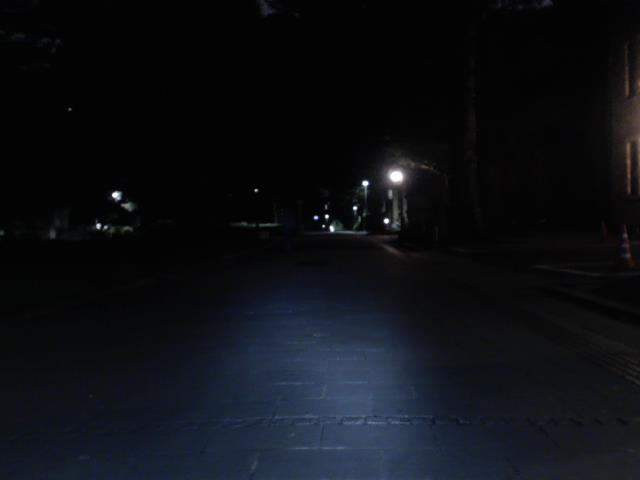
#> input picture paper-steps/data/RGB/RGB001.png, 640 x 480 px
$ jupyter execute FFB-TIR-tracking-1.ipynb   (older library calls are emulated)
#> lines starting #> are read from the running program, lines starting #| are printed output that depends on the picture; after the words box and inside, x2 and y2 are one past the last pixel; in counts of white or black regions, pixels touching at a corner belong together
# 基于细粒度特征的热红外目标追踪 Part 1

## 研究热红外图像与 RGB 图像的区别，分析热红外图像的特有视觉特性

热红外图像与 RGB 图像最明显的差别在于热红外图像不包含颜色信息且不受照明源的影响。例如，热红外图像能够清晰的显示出在照明源暗处的目标，而 RGB 图像可能会因为照明原因出现追踪目标“消失”的错觉。热红外图像与 RGB 的图像之间包含了众多异同点，这一部分的目标主要在于发掘异同点，并且从粗粒度、细粒度两方面详细分析热红外图像特有的视觉特性。

该部分所选用数据集来自日本东京大学多光谱图像识别项目下多光谱目标检测数据集中的RGB图像集与中波红外图像集，二者为同一条件下在同一场景使用不同波段的光进行拍摄，因此非常适合用于研究热红外图像与 RGB 图像的异同点

*Reference:*

Takumi K, Watanabe K, Ha Q, et al. Multispectral object detection for autonomous vehicles[C]//Proceedings of the on Thematic Workshops of ACM Multimedia 2017. 2017: 35-43.

[cell 1]
import numpy as np
import matplotlib.pyplot as plt

从**粗粒度**方面来看，

[cell 2]
# 分别加载rgb图像与tir图像
im_dark_r = plt.imread('./data/RGB/RGB001.png')
#> im_dark_r is the input picture: shape (480, 640, 3) float32; mean R, G, B 0.0528, 0.0615, 0.0803
im_bright_r = plt.imread('./data/RGB/RGB002.png')
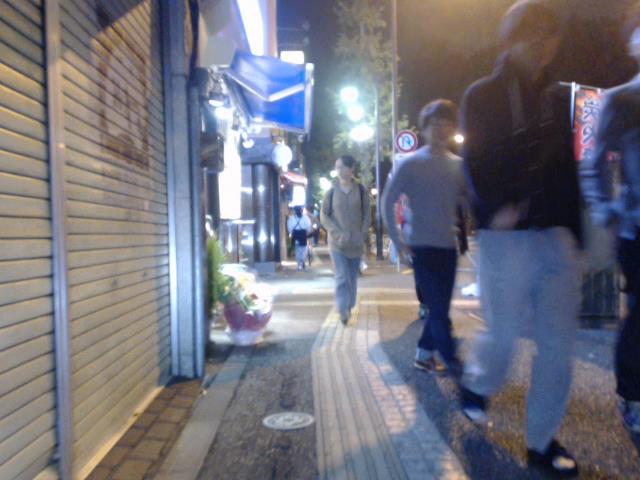
#> input picture paper-steps/data/RGB/RGB002.png, 640 x 480 px
#> im_bright_r is the input picture: shape (480, 640, 3) float32; mean R, G, B 0.449, 0.449, 0.487
im_day_r = plt.imread('./data/RGB/RGB003.png')
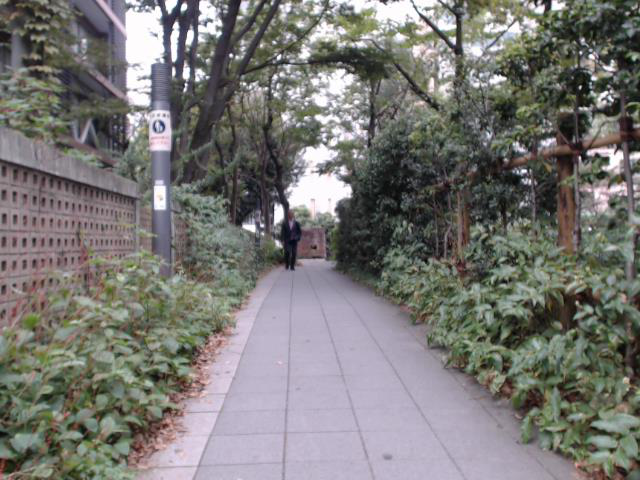
#> input picture paper-steps/data/RGB/RGB003.png, 640 x 480 px
#> im_day_r is the input picture: shape (480, 640, 3) float32; mean R, G, B 0.473, 0.468, 0.456
im_dark_t = plt.imread('./data/TIR/TIR001.png')
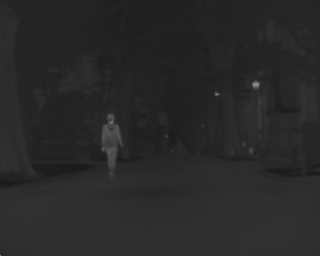
#> input picture paper-steps/data/TIR/TIR001.png, 320 x 256 px
#> im_dark_t is the input picture: shape (256, 320) float32; min 0.102, max 0.573, mean 0.159
im_bright_t = plt.imread('./data/TIR/TIR002.png')
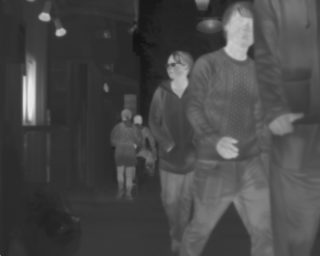
#> input picture paper-steps/data/TIR/TIR002.png, 320 x 256 px
#> im_bright_t is the input picture: shape (256, 320) float32; min 0.0784, max 0.906, mean 0.281
im_day_t = plt.imread('./data/TIR/TIR003.png')
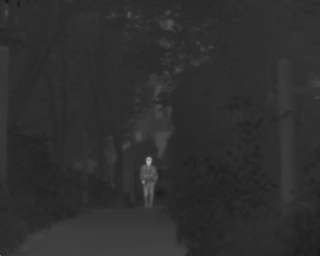
#> input picture paper-steps/data/TIR/TIR003.png, 320 x 256 px
#> im_day_t is the input picture: shape (256, 320) float32; min 0.0902, max 0.694, mean 0.183

fig, ax = plt.subplots(nrows=2, ncols=3, figsize = (18, 9))

ax[0][0].imshow(im_day_r)
ax[0][0].set_title("Day\n")
ax[1][0].imshow(im_day_t)

ax[0][1].imshow(im_bright_r)
ax[0][1].set_title("Bright night\n")
ax[1][1].imshow(im_bright_t)

ax[0][2].imshow(im_dark_r)
ax[0][2].set_title("Dark night\n")
ax[1][2].imshow(im_dark_t)

plt.savefig('p1-1')
plt.show()

从图像的成像效果来看，在光线强度较弱或无照明源的情况下，热红外图像能够准确的反映出目标（例如图中的行人）的位置，而 RGB 图像缺出现目标“消失”的情况。在光线充足的情况下，二者都能够较为清晰的反映出目标的位置。图中明亮的人行步道两侧商店灯饰和路灯作为光源在两张照片都尤为明显。光源也是热源。因而在热红外图片中能够观察出灯管与灯泡的形状， RGB 图片由于对光源敏感发光体的形状较为模糊。这展现出热红外图像的一个独特特征：对热源敏感。此外，由图可较为明显地看出热红外图像具有分辨率较低、视觉效果较为模糊的特征。

从**细粒度**方面来看，

[cell 3]
print(im_day_r.shape)
#| (480, 640, 3)
print(im_dark_r.shape)
#| (480, 640, 3)
print(im_bright_r.shape)
#| (480, 640, 3)
print(im_day_t.shape)
#| (256, 320)
print(im_dark_t.shape)
#| (256, 320)
print(im_bright_t.shape)
#| (256, 320)

通常，RGB 图像由三通道（红光、绿光、蓝光）组成，而热红外图像仅由单通道组成。由于不包含颜色信息，热红外图像可视为灰度图像进行后续处理。

[cell 4]
def pick_channel(im, h, w, c):
    # r = 0, g = 1, b = 2
#> called with h = 480, w = 640, c = 0
    picker = np.zeros((h, w), dtype=np.float)
    for i in range(h):
        for j in range(w):
            picker[i][j] = im[i][j][c]

    return picker

channel_day_r = pick_channel(im_day_r, 480, 640, 0)
channel_day_g = pick_channel(im_day_r, 480, 640, 1)
channel_day_b = pick_channel(im_day_r, 480, 640, 2)
channel_night_r = pick_channel(im_bright_r, 480, 640, 0)
channel_night_g = pick_channel(im_bright_r, 480, 640, 1)
#> after the loop in pick_channel (call 5), `for i in range(h):`:
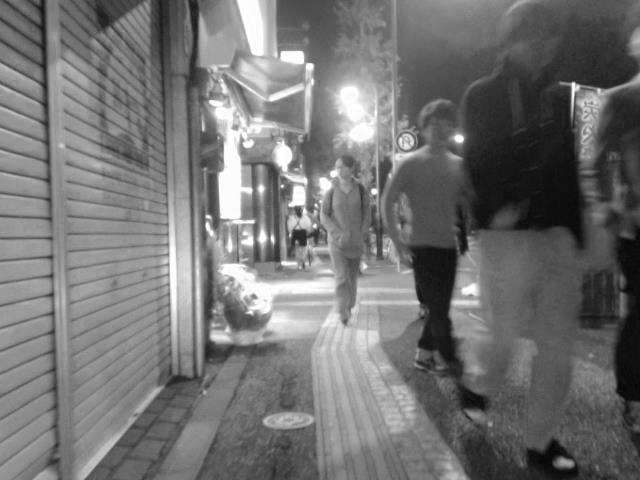
#> picker: shape (480, 640) float64; min 0.0196, max 1, mean 0.449
channel_night_b = pick_channel(im_bright_r, 480, 640, 2)
#> after the loop in pick_channel (call 6), `for i in range(h):`:
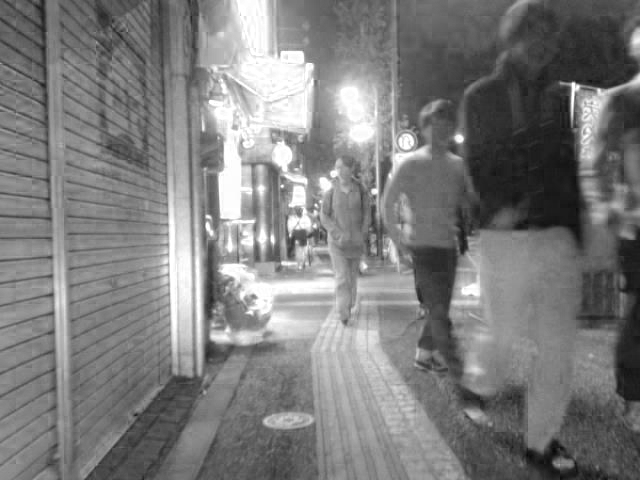
#> picker: shape (480, 640) float64; min 0.0275, max 1, mean 0.487

fig_day, ax_day = plt.subplots(nrows=1, ncols=4, figsize = (24, 8))
ax_day[0].imshow(channel_day_r)
ax_day[0].set_title("Channel 1\n")
ax_day[1].imshow(channel_day_g)
ax_day[1].set_title("Channel 2\n")
ax_day[2].imshow(channel_day_b)
ax_day[2].set_title("Channel 3\n")
ax_day[3].imshow(im_day_t)
ax_day[3].set_title("TIR\n")
plt.savefig('p1-2-1')
plt.show()
fig_night, ax_night = plt.subplots(nrows=1, ncols=4, figsize = (24, 6))
ax_night[0].imshow(channel_night_r)
ax_night[0].set_title("Channel 1\n")
ax_night[1].imshow(channel_night_g)
ax_night[1].set_title("Channel 2\n")
ax_night[2].imshow(channel_night_b)
ax_night[2].set_title("Channel 3\n")
ax_night[3].imshow(im_bright_t)
ax_night[3].set_title("TIR\n")
plt.savefig('p1-2-2')
plt.show()

将 RGB 图像的三个通道都剥离出来后，可以发现 RGB 图像虽然拥有丰富的颜色信息，但是整个图片也就相对杂乱些，目标轮廓较为清晰的反倒是热红外图像。因此，在细粒度方面热红外图像对背景的敏感度小于 RGB 图像。

Canny 算子是一种完善的边缘检测算法，抗噪能力强，能够较为有效的将主体与背景区分开。其步骤主要为四步：用高斯滤波平滑图像，用一阶偏导的有限差分计算梯度的幅值和方向，对梯度幅值进行非极大值抑制，采用双阈值检测和连接边缘。

[cell 5]
import skimage
import skimage.feature

# [8 lines of commented-out code are left out]

edge_day_r = skimage.feature.canny(channel_day_r, sigma=2.0)
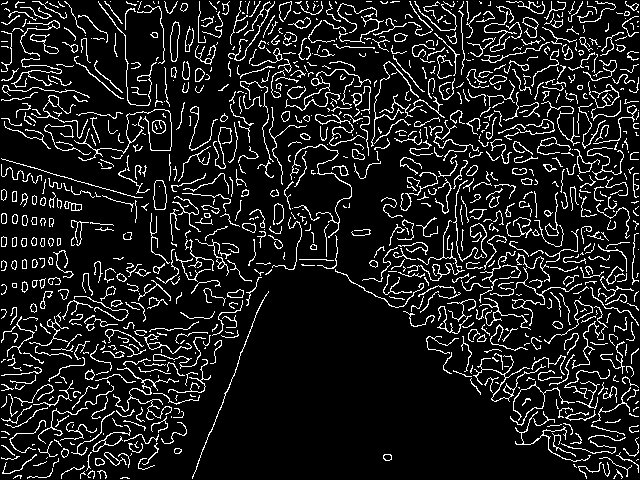
#> edge_day_r: shape (480, 640) bool; 11.5% white in thin lines or dots
edge_day_g = skimage.feature.canny(channel_day_g, sigma=2.0)
#> edge_day_g: shape (480, 640) bool; 11.6% white in thin lines or dots
edge_day_b = skimage.feature.canny(channel_day_b, sigma=2.0)
#> edge_day_b: shape (480, 640) bool; 11.6% white in thin lines or dots
edge_day_t = skimage.feature.canny(im_day_t, sigma=2.0)
#> edge_day_t: shape (256, 320) bool; 0.15% white in thin lines or dots, all inside (x1, y1, x2, y2) = (140, 157, 158, 206)
edge_night_r = skimage.feature.canny(channel_night_r, sigma=2.0)
#> edge_night_r: shape (480, 640) bool; 6.5% white in thin lines or dots
edge_night_g = skimage.feature.canny(channel_night_g, sigma=2.0)
#> edge_night_g: shape (480, 640) bool; 6.2% white in thin lines or dots
edge_night_b = skimage.feature.canny(channel_night_b, sigma=2.0)
#> edge_night_b: shape (480, 640) bool; 5.5% white in thin lines or dots
edge_night_t = skimage.feature.canny(im_bright_t, sigma=2.0)
#> edge_night_t: shape (256, 320) bool; 2.3% white in thin lines or dots, all inside (x1, y1, x2, y2) = (22, 1, 303, 255)

fig_day, ax_day = plt.subplots(nrows=1, ncols=4, figsize = (24, 6))
ax_day[0].imshow(edge_day_r)
ax_day[0].set_title("Channel 1\n")
ax_day[1].imshow(edge_day_g)
ax_day[1].set_title("Channel 2\n")
ax_day[2].imshow(edge_day_b)
ax_day[2].set_title("Channel 3\n")
ax_day[3].imshow(edge_day_t)
ax_day[3].set_title("TIR\n")
plt.savefig('p1-3-1')
plt.show()
fig_night, ax_night = plt.subplots(nrows=1, ncols=4, figsize = (24, 6))
ax_night[0].imshow(edge_night_r)
ax_night[0].set_title("Channel 1\n")
ax_night[1].imshow(edge_night_g)
ax_night[1].set_title("Channel 2\n")
ax_night[2].imshow(edge_night_b)
ax_night[2].set_title("Channel 3\n")
ax_night[3].imshow(edge_night_t)
ax_night[3].set_title("TIR\n")
plt.savefig('p1-3-2')
plt.show()

利用 Canny 算子，将 RGB 三个通道的图像以及热红外图像进行边缘提取的操作后，如图，可以很好地看出热红外图像相较于 RGB 图像目标轮廓边缘更加清晰

HOG 特征是用来进行物体检测的特征描述子。在一副图像中，局部目标的表象和形状能够被梯度或边缘的方向密度分布很好地描述。HOG 特征的本质就在于梯度的统计信息，而梯度主要存在于边缘所在的地方。通过 Canny 算子，我们发现了热红外图像不同于 RGB 图像的细粒度特征：对背景不甚敏感。通过 HOG 特征，或许能够更加明显的表现出该独特性质。

[cell 6]
from skimage import transform

orient = 9
pix_per_cell = 8
cell_per_block = 16

hog_day_r_features, hog_day_r = skimage.feature.hog(transform.rescale(transform.resize(channel_day_r,(256, 320)),2),
                                                    orientations=orient, multichannel=False,
                                                    pixels_per_cell=(pix_per_cell, pix_per_cell),
                                                    cells_per_block=(cell_per_block, cell_per_block),
                                                    visualize=True, feature_vector=True)
hog_day_g_features, hog_day_g = skimage.feature.hog(transform.rescale(transform.resize(channel_day_g,(256, 320)),2),
                                                    orientations=orient, multichannel=False,
                                                    pixels_per_cell=(pix_per_cell, pix_per_cell),
                                                    cells_per_block=(cell_per_block, cell_per_block),
                                                    visualize=True, feature_vector=True)
hog_day_b_features, hog_day_b = skimage.feature.hog(transform.rescale(transform.resize(channel_day_b,(256, 320)),2),
                                                    orientations=orient, multichannel=False,
                                                    pixels_per_cell=(pix_per_cell, pix_per_cell),
                                                    cells_per_block=(cell_per_block, cell_per_block),
                                                    visualize=True, feature_vector=True)
hog_day_rgb_features, hog_day_rgb = skimage.feature.hog(transform.resize(im_day_r,(256, 320)),
                                                        orientations=orient, multichannel=True,
                                                        pixels_per_cell=(pix_per_cell, pix_per_cell),
                                                        cells_per_block=(cell_per_block, cell_per_block),
                                                        visualize=True, feature_vector=True)
hog_day_tir_features, hog_day_tir = skimage.feature.hog(im_day_t, orientations=orient, multichannel=False,
                                                        pixels_per_cell=(pix_per_cell, pix_per_cell),
                                                        cells_per_block=(cell_per_block, cell_per_block),
                                                        visualize=True, feature_vector=True)

hog_night_r_features, hog_night_r = skimage.feature.hog(transform.resize(channel_night_r,(256, 320)),
                                                        orientations=orient, multichannel=False,
                                                        pixels_per_cell=(pix_per_cell, pix_per_cell),
                                                        cells_per_block=(cell_per_block, cell_per_block),
                                                        visualize=True, feature_vector=True)
hog_night_g_features, hog_night_g = skimage.feature.hog(transform.resize(channel_night_g,(256, 320)),
                                                        orientations=orient, multichannel=False,
                                                        pixels_per_cell=(pix_per_cell, pix_per_cell),
                                                        cells_per_block=(cell_per_block, cell_per_block),
                                                        visualize=True, feature_vector=True)
hog_night_b_features, hog_night_b = skimage.feature.hog(transform.resize(channel_night_b,(256, 320)),
                                                        orientations=orient, multichannel=False,
                                                        pixels_per_cell=(pix_per_cell, pix_per_cell),
                                                        cells_per_block=(cell_per_block, cell_per_block),
                                                        visualize=True, feature_vector=True)
hog_night_rgb_features, hog_night_rgb = skimage.feature.hog(transform.resize(im_bright_r,(256, 320)),
                                                            orientations=orient, multichannel=True,
                                                            pixels_per_cell=(pix_per_cell, pix_per_cell),
                                                            cells_per_block=(cell_per_block, cell_per_block),
                                                            visualize=True, feature_vector=True)
hog_night_tir_features, hog_night_tir = skimage.feature.hog(im_bright_t, orientations=orient, multichannel=False,
                                                            pixels_per_cell=(pix_per_cell, pix_per_cell),
                                                            cells_per_block=(cell_per_block, cell_per_block),
                                                            visualize=True, feature_vector=True)

fig_day, ax_day = plt.subplots(nrows=1, ncols=5, figsize = (30, 6))
ax_day[0].imshow(hog_day_r)
ax_day[0].set_title("Channel 1\n")
ax_day[1].imshow(hog_day_g)
ax_day[1].set_title("Channel 2\n")
ax_day[2].imshow(hog_day_b)
ax_day[2].set_title("Channel 3\n")
ax_day[3].imshow(hog_day_rgb)
ax_day[3].set_title("RGB\n")
ax_day[4].imshow(hog_day_tir)
ax_day[4].set_title("TIR\n")
plt.savefig('p1-4-1')
plt.show()
fig_night, ax_night = plt.subplots(nrows=1, ncols=5, figsize = (30, 6))
ax_night[0].imshow(hog_night_r)
ax_night[0].set_title("Channel 1\n")
ax_night[1].imshow(hog_night_g)
ax_night[1].set_title("Channel 2\n")
ax_night[2].imshow(hog_night_b)
ax_night[2].set_title("Channel 3\n")
ax_night[3].imshow(hog_night_rgb)
ax_night[3].set_title("RGB\n")
ax_night[4].imshow(hog_night_tir)
ax_night[4].set_title("TIR\n")
plt.savefig('p1-4-2')
plt.show()

经过 HOG 特征提取过后，热红外图像对背景不敏感这一细粒度特征表现得更加突出，RGB 图像中的目标可能会“消失”在背景一片杂乱的边缘之中，而热红外图像中目标在图像中的方位、轮廓依然清晰，能够获得目标判别性较强的特征。

以白天的一组照片为例，将目标单独截取出来进行局部 HOG 特征的提取，结果如下：

[cell 7]
from PIL import Image
from skimage import transform, feature

target_t = Image.open('./data/TIR/TIR003.png')
cropped_t = target_t.crop((138, 155, 158, 205))  # (left, upper, right, lower)
target_t = np.array(cropped_t)
target_t = transform.resize(target_t,(128,64))
#> target_t: shape (128, 64) float64
print(target_t.shape)
#| (128, 64)

target_r = Image.open('./data/RGB/RGB003.png')
cropped_r = target_r.crop((278, 208, 303, 268))  # (left, upper, right, lower)
target_r = np.array(cropped_r)
target_r = transform.resize(target_r,(128,64))
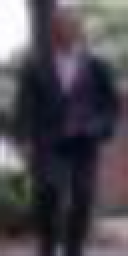
#> target_r: shape (128, 64, 3) float64 (shown 2 times larger); mean R, G, B 0.303, 0.288, 0.315
print(target_r.shape)
#| (128, 64, 3)

[cell 8]
orient = 9
pix_per_cell = 8
cell_per_block = 2

hog_day_target_r_features, hog_day_target_r = feature.hog(target_r, orientations=orient, multichannel=True,
                                                    pixels_per_cell=(pix_per_cell, pix_per_cell),
                                                    cells_per_block=(cell_per_block, cell_per_block),
                                                    visualize=True, feature_vector=False)
hog_day_target_t_features, hog_day_target_t = feature.hog(target_t, orientations=orient, multichannel=False,
                                                    pixels_per_cell=(pix_per_cell, pix_per_cell),
                                                    cells_per_block=(cell_per_block, cell_per_block),
                                                    visualize=True, feature_vector=False)

fig_target_day, ax_target_day = plt.subplots(nrows=1, ncols=4, figsize = (12, 6))
ax_target_day[0].imshow(target_r)
ax_target_day[0].set_title("RGB\n")
ax_target_day[1].imshow(hog_day_target_r)
ax_target_day[1].set_title("RGB (HOG)\n")
ax_target_day[2].imshow(target_t)
ax_target_day[2].set_title("TIR\n")
ax_target_day[3].imshow(hog_day_target_t)
ax_target_day[3].set_title("TIR (HOG)\n")
plt.savefig('p1-5')
plt.show()

从图像来看，热红外图像的 HOG 图形上类间区别（如目标的头部、躯干与背景之间的差别）要比 RGB 图像来的明显，而类内区别（如目标的着装）要略微弱于 RGB 图像。

[cell 9]
print(hog_day_target_t_features.shape)
#| (15, 7, 2, 2, 9)

除了视觉上的差异，热红外图像与 RGB 图像在 HOG 特征的定量比较中也存在一些较大的差异。当 RGB 图像中目标与背景的对比不够强烈的情况下，选取目标右脸颊边缘的一个Block（在Scikit-image包的HOG计算中，将一张分为若干个Block,再将Block分为若干个Cell进行计算）为例，截取如下：

[cell 10]
exm_r = Image.open('./data/RGB/RGB003.png')
exm_r = exm_r.crop((278, 208, 303, 268))  # (left, upper, right, lower)
exm_r = exm_r.resize((64,128))
exm_r = exm_r.crop((40, 8, 56, 24))  # (left, upper, right, lower)
#> exm_r: PIL image 16x16 RGB
exm_r = np.array(exm_r)

angles = np.array([20,40,60,80,100,120,140,160,180])
fig_r, ax_r = plt.subplots(nrows=1, ncols=5, figsize = (30, 6))
ax_r[0].imshow(exm_r)
ax_r[0].set_title("Right cheek(RGB)\n")
ax_r[1].bar(angles,hog_day_target_r_features[1][5][0][0], 1)
ax_r[1].set_title("Cell ⬉\n")
ax_r[2].bar(angles,hog_day_target_r_features[1][5][0][1], 1)
ax_r[2].set_title("Cell ⬈\n")
ax_r[3].bar(angles,hog_day_target_r_features[1][5][1][0], 1)
ax_r[3].set_title("Cell ⬋\n")
ax_r[4].bar(angles,hog_day_target_r_features[1][5][1][1], 1)
ax_r[4].set_title("Cell ⬊\n")
plt.savefig('p1-6-1')
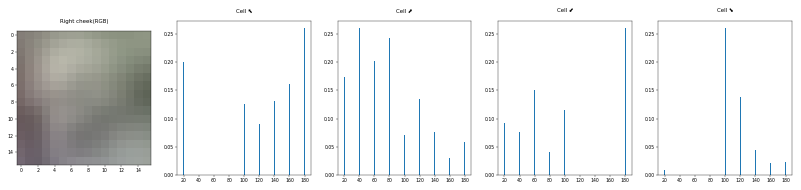
#> figure drawn by matplotlib, 5 panels; panel 3: tallest bar 0.26 high, from x = 39.5 to 40.5
plt.show()

可以发现，在 RGB 图像中，将这个 Block 分为4个8$\times$8的Cell后，左上的 Cell 倾向于60～80度或160～180度的角度区间，右上的 Cell 倾向于20～40度的角度区间，左下的 Cell 倾向于140～180度的角度区间，右下的 Cell 倾向于40～100度的角度区间。4个 Cell 中各个 Cell 的梯度大小范围几乎一致，没有明显的边界的特点。

[cell 11]
exm_t = Image.fromarray(target_t)
exm_t = exm_t.crop((40, 8, 56, 24))  # (left, upper, right, lower)
exm_t = np.array(exm_t)

angles = np.array([20,40,60,80,100,120,140,160,180])
fig_t, ax_t = plt.subplots(nrows=1, ncols=5, figsize = (30, 6))
ax_t[0].imshow(exm_t)
ax_t[0].set_title("Right cheek(TIR)\n")
ax_t[1].bar(angles,hog_day_target_t_features[1][5][0][0], 1)
ax_t[1].set_title("Cell ⬉\n")
ax_t[2].bar(angles,hog_day_target_t_features[1][5][0][1], 1)
ax_t[2].set_title("Cell ⬈\n")
ax_t[3].bar(angles,hog_day_target_t_features[1][5][1][0], 1)
ax_t[3].set_title("Cell ⬋\n")
ax_t[4].bar(angles,hog_day_target_t_features[1][5][1][1], 1)
ax_t[4].set_title("Cell ⬊\n")
plt.savefig('p1-6-2')
plt.show()
